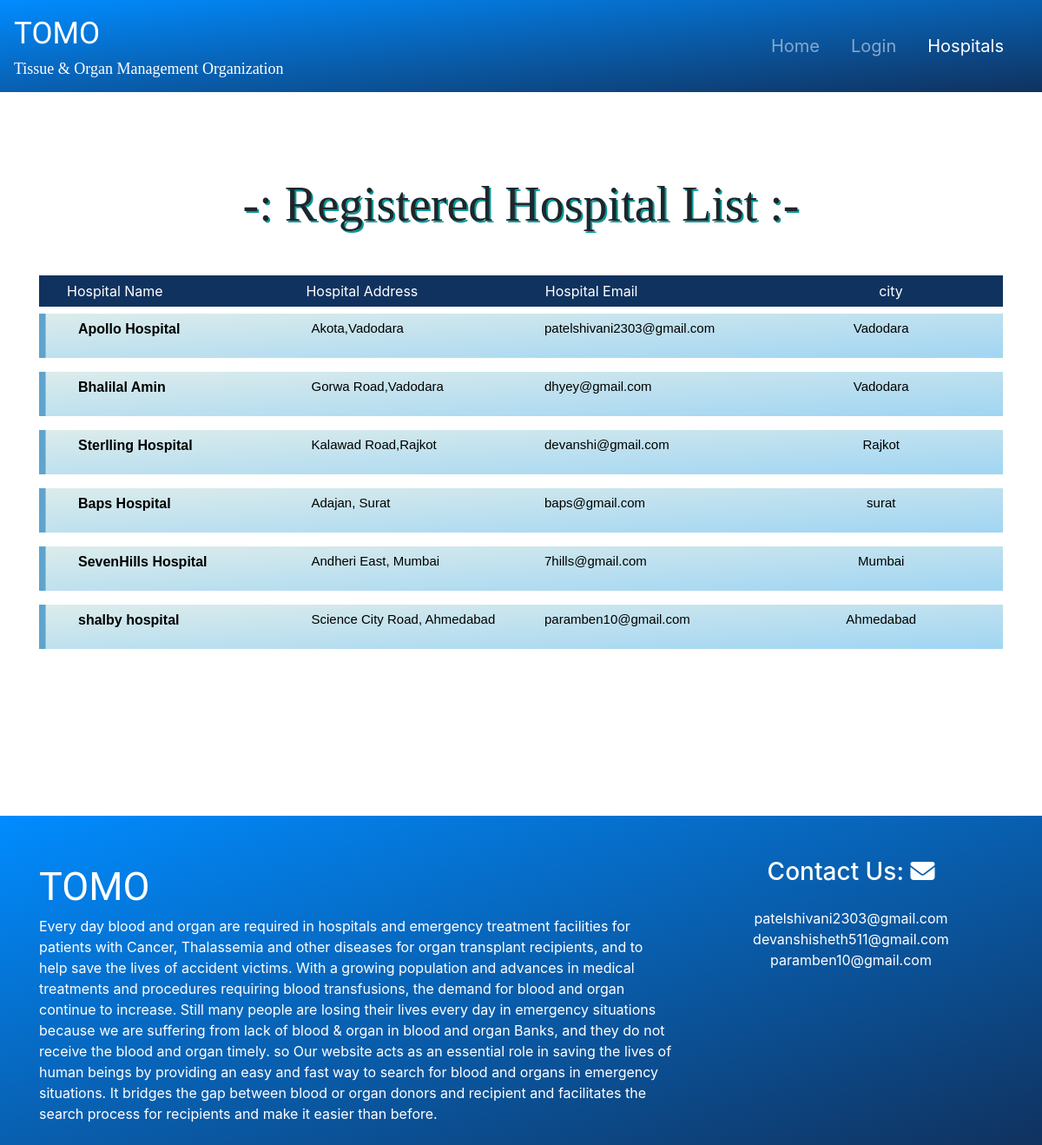
/Hospital/Mainpage/, run on the app's committed database.
### hospital/models.py (models this page shows)
class Hospital(models.Model):
    hospital_email=models.CharField(max_length=50,primary_key=True,help_text ='write your email')
    hospital_name=models.CharField(max_length=30)
    hospital_city=models.CharField(max_length=20)
    hospital_mobile_no=models.CharField(max_length=10)
    hospital_address=models.CharField(max_length=100,help_text = 'write your email')
    zip_code=models.CharField(max_length=6)
    hospital_latitude=models.FloatField(default=None)
    hospital_longitude=models.FloatField(default=None)

### hospital/views.py (the view)
# urls.py: url('Mainpage/',Mainpage),
def Mainpage(request):
    hospitals=Hospital.objects.all()
    return render(request, 'main.html', {'hospitals':hospitals})

### hospital/templates/main.html (shortened to what this page needs)
<html>
<head>
    {% load static %}
    <link rel="stylesheet" type="text/css" href="{% static 'css/style2.css' %}">
    <link rel="stylesheet" href="https://stackpath.bootstrapcdn.com/bootstrap/4.4.1/css/bootstrap.min.css">
</head>
<body>
    <nav class="navbar navbar-expand-lg navbar-dark sticky-top" style="background:rgb(1, 140, 255); background: linear-gradient(to top left, #10325f, rgb(1, 140, 255) ); ">
        <a class="navbar-brand" href="#" style="font-size: 35px;">TOMO <br>
          <span style="font-size:18px; font-family:'Times New Roman', serif;">  Tissue & Organ Management Organization <span>
        </a>
        <div class="collapse navbar-collapse justify-content-end" id="navbarNavAltMarkup">
            <div class="navbar-nav" style="font-size: 20px;">
                <a class="nav-item nav-link" href="/">Home</a>
                <a class="nav-item nav-link" href="/Hospital/loginpage">Login</a>
                <a class="nav-item nav-link active" href="/Hospital/Mainpage">Hospitals</a>
            </div>
        </div>
    </nav>
    <div class="container my-5">
        <h2 class="text-center display-4 pt-5 mb-5" style="font-family:'Times New Roman', Times, serif; text-shadow:2px 2px rgb(4, 153, 153);">-: Registered Hospital List :-</h2>
        <div class="list" style="background-color:#10325f; color:white; padding: .4em .4em .4em 2em;">
            <div class="row">
                <div class="col">
                    Hospital Name
                </div>
                <div class="col">
                    Hospital Address
                </div>
                <div class="col">
                    Hospital Email
                </div>
                <div class="col text-center">
                    city
                </div>
            </div>
        </div>
        {% for hospital in hospitals%}
        <div class="list-type4">
            <ol>
                <li>
                    <div class="row">
                        <div class="col">
                            <form action="/Hospital/ViewTrends/" method="POST">
                                <input type="submit" id="donbtn" class="btn text-center btn-primary" style="font-weight: bold; padding:0px; background-color:inherit; color:black; border:none" value="{{hospital.hospital_name}}">
                            </form>
                        </div>
                        <div class="col">
                            {{hospital.hospital_address}}
                        </div>
                        <div class="col">
                            {{hospital.hospital_email}}
                        </div>
                        <div class="col text-center">
                            {{hospital.hospital_city}}
                        </div>
                    </div>
                </li>
            </ol>
        </div>
        {% endfor%}
    </div>
    <br>
    <br>
    <br> <br>
    <br>
    <br>
    <footer class="pt-5 pb-2" style="background:rgb(1, 140, 255); background: linear-gradient(to top left, #10325f, rgb(1, 140, 255) );  ">
        <div class="container text-white">
            <div class="row">
                <div class="col-lg-8 col-md-12 mb-4 mb-md-0">
                    <div class="logo-part">
                        <a class="w-50 logo-footer" style="  font-family: 'Lobster', cursive;
                        font-size: 45px;"> TOMO</a>
                        <p>Every day blood and organ are required in hospitals and emergency treatment facilities for patients with Cancer, Thalassemia and other diseases
                        for organ transplant recipients, and to help save the lives of accident victims. With a growing population and advances in
                        medical treatments and procedures requiring blood transfusions, the demand for blood and organ continue to increase.
                        Still many people are losing their lives every day in emergency situations because we are suffering from lack of blood & organ in blood and organ Banks, and
                        they do not receive the blood and organ timely. so Our website acts as an essential role in saving the lives of human beings by providing an easy and fast way to search for
                        blood and organs in emergency situations. It bridges the gap between blood or organ donors and recipient and
                        facilitates the search process for recipients and make it easier than before.
                        </p>
                    </div>
                </div>
                <div class="col-lg-4 col-md-12 mb-4 mb-md-0 text-center">
                    <h3 class="text mb-4">Contact Us: <i class="fa fa-envelope" aria-hidden="true"></i>
                    </h3>
                    <ul class="list-unstyled">
                        <li class="text-white">
                           patelshivani2303@gmail.com
                        </li>
                        <li class="text-white">
                            devanshisheth511@gmail.com
                        </li>
                        <li class="text-white">
                           paramben10@gmail.com
                        </li>
                    </ul>
                </div>
            </div>
        </div>
    </footer>
</body>
</html>

### hospital/static/css/style2.css (style rules this page uses)
.navbar-brand { font-family: 'Lobster', cursive; font-size: 30px; }
.navbar-nav a:after, .navbar-nav a:before { transition: all .5s; }
.navbar-nav a { position: relative; margin-right: 20px; }
.navbar-nav a:after { position: absolute; bottom: 0; left: 0; right: 0; margin: auto; width: 0%; content: '.'; color: transparent; background: #aaa; height: 1px; }
input#donbtn { border-color: rgb(2, 109, 109); color: rgb(2, 109, 109); }
.list-type4 { width: 100%; margin: 0 auto; }
.list-type4 ol { counter-reset: li; list-style: none; *list-style: decimal; font-size: 15px; font-family: 'Raleway', sans-serif; padding: 0; }
.list-type4 .row { padding: .4em .4em .4em 2em; *padding: .4em; margin: .5em 0; background: rgb(147, 240, 212); background: linear-gradient(to top left, rgb(160, 213, 243), rgb(220, 236, 235)); color: white; text-decoration: none; box-shadow: inset 0.5em 0 #425f85; -webkit-transition: box-shadow 1s; transition: box-shadow 1s; }

### hospital/templates/main.html (style rules this page uses)
.list-type4 { width: 100%; margin: 0 auto; }
.list-type4 ol { counter-reset: li; list-style: none; *list-style: decimal; font-size: 15px; font-family: 'Raleway', sans-serif; padding: 0; }
.list-type4 .row { padding: .4em .4em .4em 2em; *padding: .4em; margin: .5em 0; background: rgb(147, 240, 212); background: linear-gradient(to top left, rgb(160, 213, 243), rgb(220, 236, 235)); color: black; text-decoration: none; box-shadow: inset 0.5em 0 rgb(94, 164, 204); -webkit-transition: box-shadow 1s; transition: box-shadow 1s; }

### data on the page
Hospital: hospital_name "Apollo Hospital", hospital_address "Akota,Vadodara", hospital_email "patelshivani2303@gmail.com", hospital_city "Vadodara"
Hospital: hospital_name "Bhalilal Amin", hospital_address "Gorwa Road,Vadodara", hospital_email "dhyey@gmail.com", hospital_city "Vadodara"
Hospital: hospital_name "Sterlling Hospital", hospital_address "Kalawad Road,Rajkot", hospital_email "devanshi@gmail.com", hospital_city "Rajkot"
Hospital: hospital_name "Baps Hospital", hospital_address "Adajan, Surat", hospital_email "baps@gmail.com", hospital_city "surat"
Hospital: hospital_name "SevenHills Hospital", hospital_address "Andheri East, Mumbai", hospital_email "7hills@gmail.com", hospital_city "Mumbai"
Hospital: hospital_name "shalby hospital", hospital_address "Science City Road, Ahmedabad", hospital_email "paramben10@gmail.com", hospital_city "Ahmedabad"
